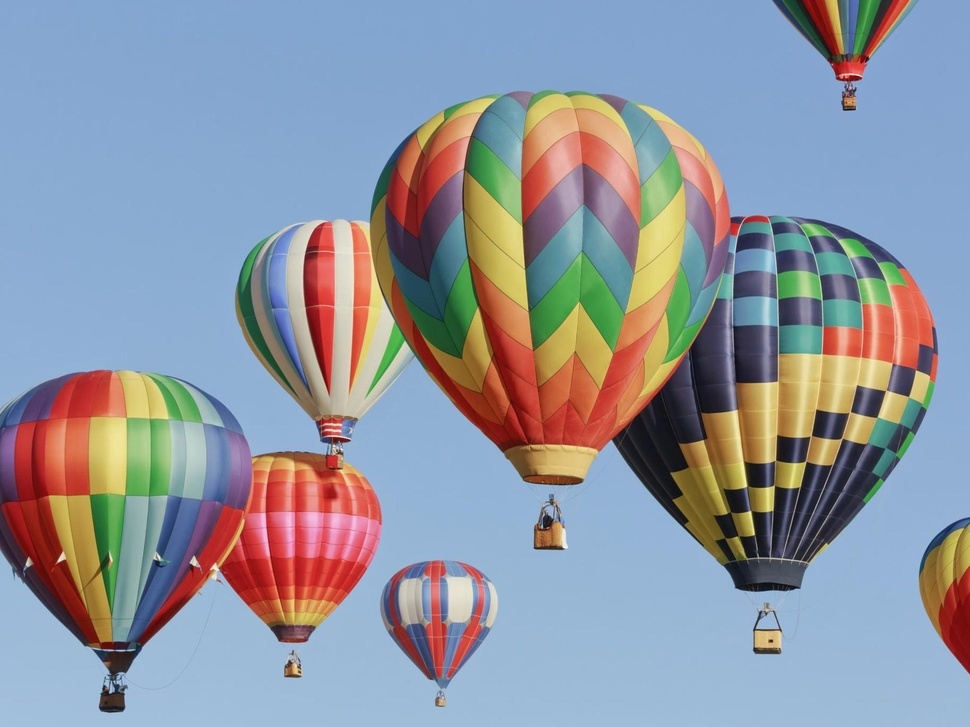
#> input picture 12-Media/lab/baloon.jpg, 970 x 727 px, shrunk from 2048 x 1536 before the run
$ python filter.py
#> lines starting #> are read from the running program, lines starting #| are printed output that depends on the picture
from PIL import Image, ImageFilter
img = Image.open("baloon.jpg")
#> img is the input picture: PIL image 970x727 RGB; mean R, G, B 142.8, 148.7, 160.1
blurred = img.filter(ImageFilter.BLUR)
blurred.save("blurred.png")

edges = img.filter(ImageFilter.FIND_EDGES)
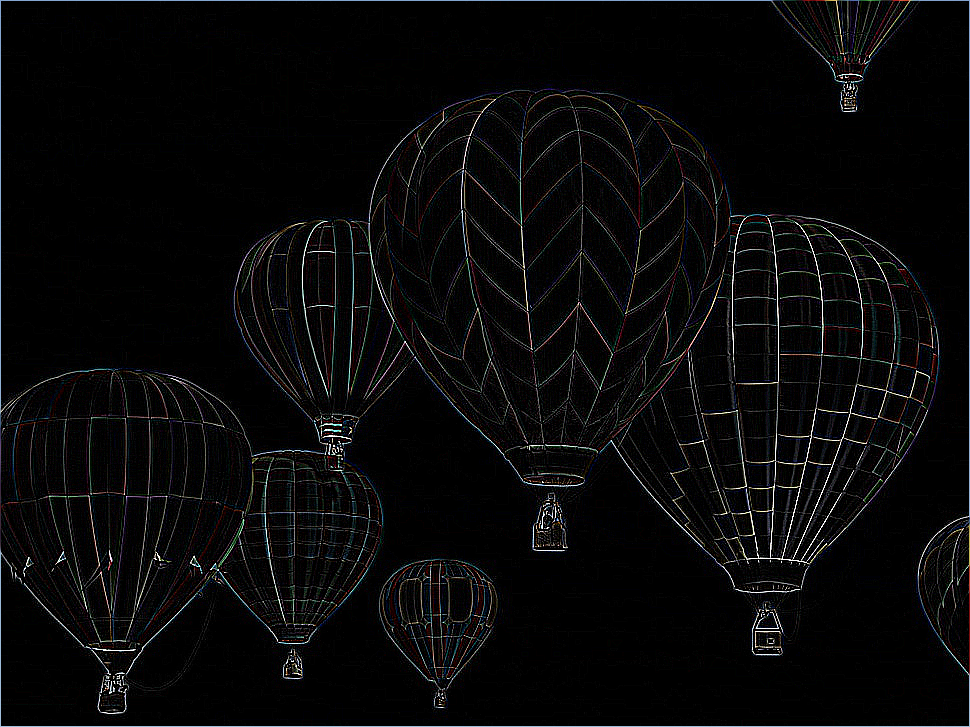
#> edges: PIL image 970x727 RGB; mean R, G, B 8.9, 8.8, 9.2
edges.save("edges.png")

contour = img.filter(ImageFilter.CONTOUR)
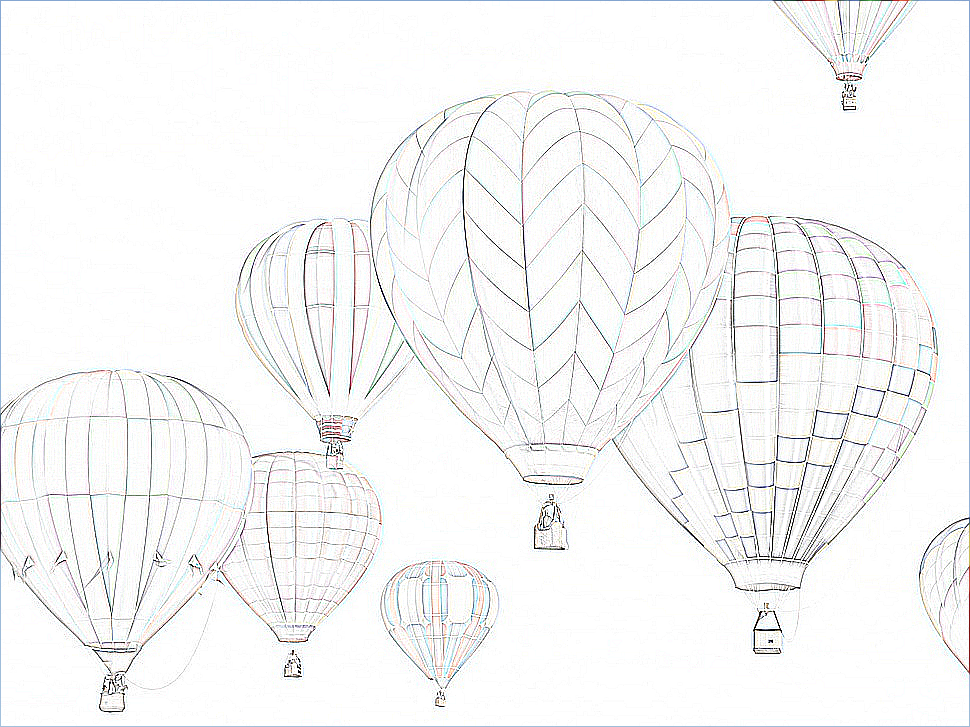
#> contour: PIL image 970x727 RGB; mean R, G, B 246.1, 246.4, 246.3
contour.save("contour.png")
